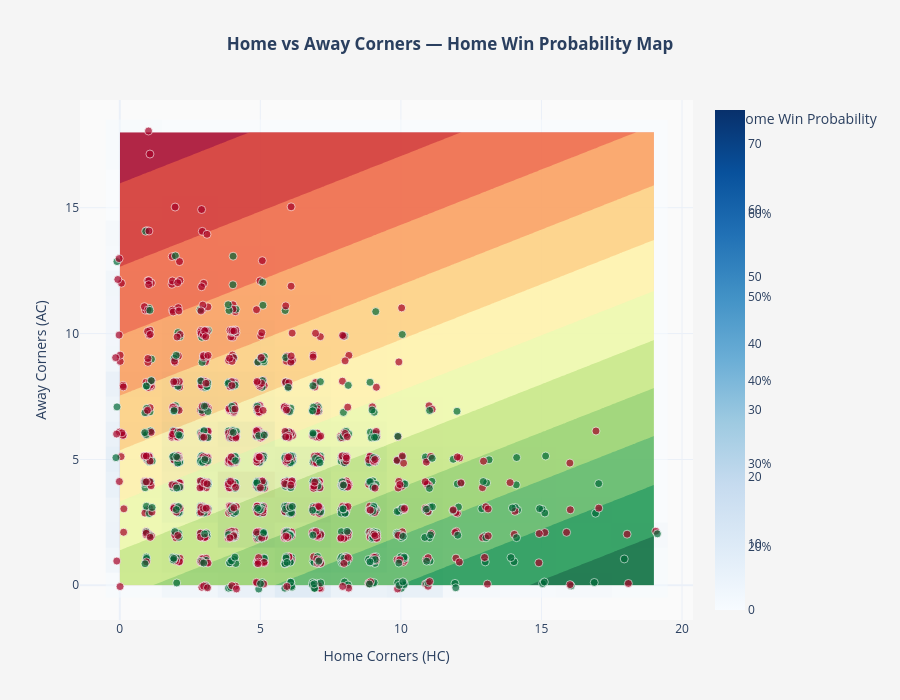

Notebook cell for this chart:
### Code cell
density = go.Histogram2d(
    x=merged['HC'],
    y=merged['AC'],
    colorscale='Blues',
    showscale=True,
    opacity=0.5,
    name='Match Density'
)
fig = go.Figure(data=[heatmap, density, matches], layout=layout)
fig.show()

### Figure 1 — Plotly figure (JSON) as saved in the notebook; plotly's stock layout.template omitted (floating-point values rounded to 4 significant figures; data arrays with more than 128 entries replaced by an {"elided": "..."} marker saying what was removed)
{"data": [{"colorbar": {"tickformat": ".0%", "title": {"text": "🏠 Home Win Probability"}}, "colorscale": [[0, "rgb(165,0,38)"], [0.1, "rgb(215,48,39)"], [0.2, "rgb(244,109,67)"], [0.3, "rgb(253,174,97)"], [0.4, "rgb(254,224,139)"], [0.5, "rgb(255,255,191)"], [0.6, "rgb(217,239,139)"], [0.7, "rgb(166,217,106)"], [0.8, "rgb(102,189,99)"], [0.9, "rgb(26,152,80)"], [1, "rgb(0,104,55)"]], "contours": {"showlines": false}, "opacity": 0.85, "type": "contour", "x": {"elided": "200 float values"}, "y": {"elided": "200 float values"}, "z": {"elided": "200x200 float values"}}, {"colorscale": [[0, "rgb(247,251,255)"], [0.125, "rgb(222,235,247)"], [0.25, "rgb(198,219,239)"], [0.375, "rgb(158,202,225)"], [0.5, "rgb(107,174,214)"], [0.625, "rgb(66,146,198)"], [0.75, "rgb(33,113,181)"], [0.875, "rgb(8,81,156)"], [1, "rgb(8,48,107)"]], "name": "Match Density", "opacity": 0.5, "showscale": true, "type": "histogram2d", "x": {"elided": "1530 int values"}, "y": {"elided": "1530 int values"}}, {"hoverinfo": "text", "marker": {"cmax": 1, "cmin": 0, "color": {"elided": "1530 int values"}, "colorscale": [[0, "rgb(165,0,38)"], [0.1, "rgb(215,48,39)"], [0.2, "rgb(244,109,67)"], [0.3, "rgb(253,174,97)"], [0.4, "rgb(254,224,139)"], [0.5, "rgb(255,255,191)"], [0.6, "rgb(217,239,139)"], [0.7, "rgb(166,217,106)"], [0.8, "rgb(102,189,99)"], [0.9, "rgb(26,152,80)"], [1, "rgb(0,104,55)"]], "line": {"color": "white", "width": 0.8}, "opacity": 0.7, "showscale": false, "size": 8}, "mode": "markers", "name": "Matches", "text": {"elided": "1530 str values"}, "type": "scatter", "x": {"elided": "1530 float values"}, "y": {"elided": "1530 float values"}}], "layout": {"height": 700, "hovermode": "closest", "paper_bgcolor": "rgb(245,245,245)", "plot_bgcolor": "rgb(250,250,250)", "title": {"text": "<b>Home vs Away Corners — Home Win Probability Map</b>", "x": 0.5, "xanchor": "center"}, "xaxis": {"title": {"text": "Home Corners (HC)"}}, "yaxis": {"title": {"text": "Away Corners (AC)"}}}}
